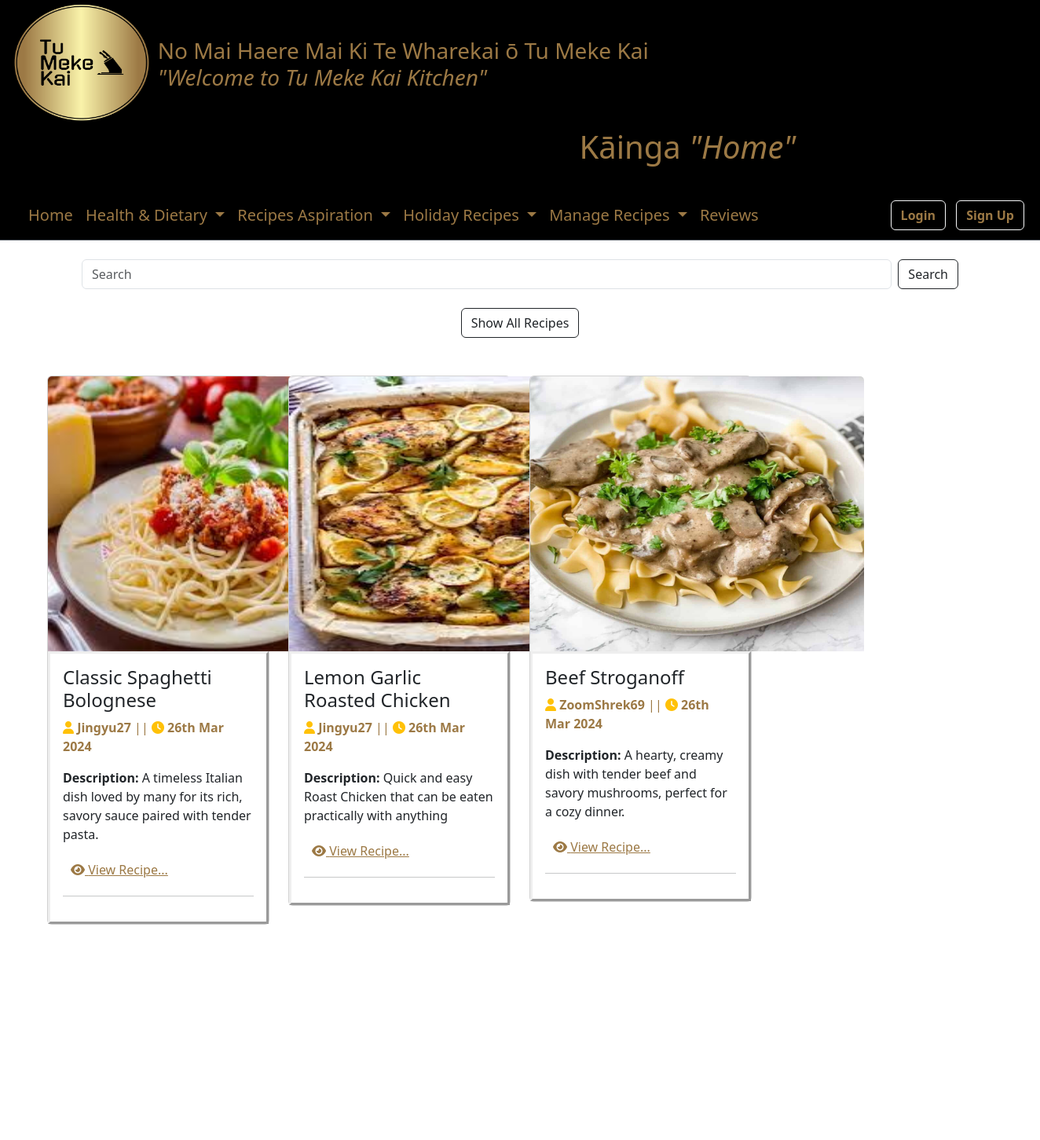
The app's page /recipes/dinner/ (upper part), older data.
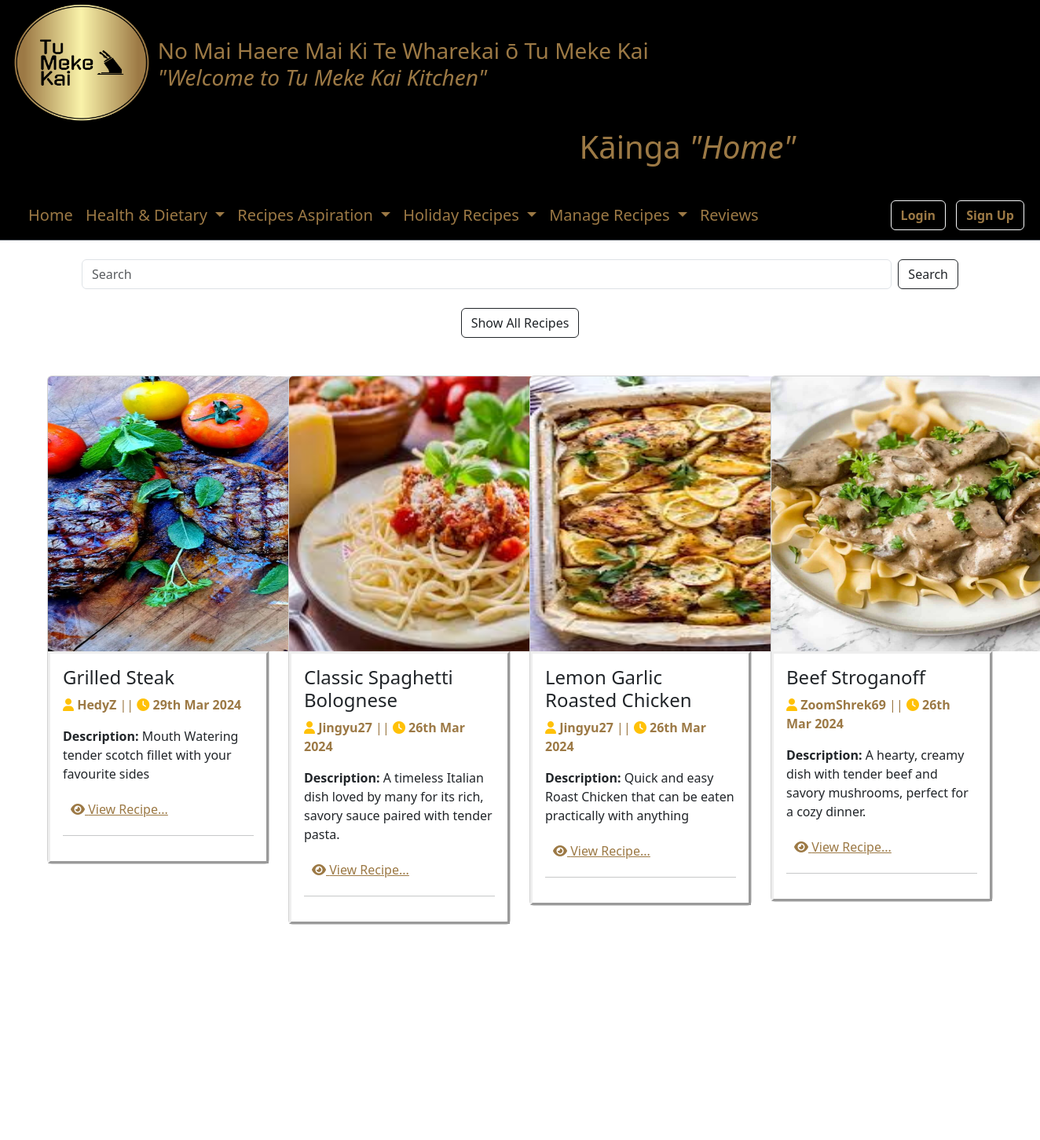
The same page, newer data.
### MyRecipes/models.py (models this page shows, shortened)
class Recipe(models.Model):
    CATEGORY_CHOICES = [
        ('breakfast', 'Breakfast'),
        ('lunch', 'Lunch'),
        ('dinner', 'Dinner'),
        ('dessert', 'Dessert'),
        ('drinks', 'Drinks'),
        ('platter', 'Platter'),
        ('other', 'Other'),
        ('holiday_specials', 'Holiday Specials'),
        ('healthy_choices', 'Healthy Choices'),
        ('healthy', 'Healthy'),
        ('budget_friendly', 'Budget-friendly'),
        ('comfort_food', 'Comfort Food'),
        ('international_cuisine', 'International Cuisine'),
        ('baking', 'Baking'),
        ('grilling_and_bbq', 'Grilling & BBQ'),
        ('vegetarian_vegan', 'Vegetarian/Vegan'),
        ('vegetarian', 'Vegetarian'),
        ('gluten_free', 'Gluten-Free'),
        ('dairy_free', 'Dairy-Free'),
        ('low_carb', 'Low Carb'),
        ('high_protein', 'High Protein'),
        ('keto', 'Keto'),
        ('paleo', 'Paleo'),
        ('whole30', 'Whole30'),
        ('mediterranean', 'Mediterranean'),
        ('asian_inspired', 'Asian-Inspired'),
        ('mexican', 'Mexican'),
        ('italian', 'Italian'),
        ('middle_eastern', 'Middle Eastern'),
        ('new_years', 'New Years'),
        ('mothers_day', 'Mothers Day'),
    ]
    SUBCATEGORY_CHOICES = [
        ('vegetarian', 'Vegetarian'),
        ('vegan', 'Vegan'),
        ('gluten_free', 'Gluten free'),
        ('low_carb', 'Low Carb'),
        ('high_protein', 'High Protein'),
        ('keto', 'Keto'),
        ('other', 'Other'),
        ('paleo', 'Paleo-Friendly'),
        ('whole30', 'Whole30-Compliant'),
        ('mediterranean', 'Mediterranean Diet'),
        ('weight_loss', 'Weight Loss'),
        ('heart_healthy', 'Heart-Healthy'),
        ('diabetes_friendly', 'Diabetes-Friendly'),
        ('nut_free', 'Nut-Free'),
        ('soy_free', 'Soy-Free'),
        ('nutrient_dense', 'Nutrient-Dense'),
        ('light_and_fresh', 'Light & Fresh'),
        ('family_friendly', 'Family-Friendly'),
        ('kid_friendly', 'Kid-Friendly'),
        ('party_appetizers', 'Party Appetizers'),
        ('seasonal_produce', 'Seasonal Produce'),
        ('one_pot_meals', 'One-Pot Meals'),
        ('meal_prep', 'Meal Prep'),
        ('slow_cooker', 'Slow Cooker/Crockpot'),
        ('instant_pot', 'Instant Pot/Pressure Cooker'),
        ('raw_foods', 'Raw Foods'),
        ('superfoods', 'Superfoods'),
        ('detoxifying', 'Detoxifying'),
        ('immune_boosting', 'Immune-Boosting'),
        ('energy_packed', 'Energy-Packed'),
    ]
    title = models.CharField(max_length = 100)
    description = models.TextField()
    author = models.ForeignKey(User, on_delete = models.CASCADE) # is user deleted -- delete recipxes user put up --> FK = 1 (user) - N(recipes)
    category = models.CharField(max_length = 25, choices = CATEGORY_CHOICES, default = "other")
    subcategory = models.CharField(max_length = 25, choices = SUBCATEGORY_CHOICES, default = "other")
    created_at = models.DateTimeField(auto_now_add = True)
    updated_at = models.DateTimeField(auto_now = True)
    tags = models.ManyToManyField(Tag)
    image = models.ImageField(upload_to='Images/', blank=True)
    ingredients = models.TextField(blank=True, null=True)
    instructions = models.TextField(blank=True, null=True)

### MyRecipes/views.py (the view)
# urls.py: path('recipes/dinner/', views.dinner_recipes, name='dinner_recipes'),
def dinner_recipes(request):
    recipes = Recipe.objects.filter(category='dinner')
    return render(request, 'MyRecipes/recipe_list.html', {'recipes': recipes})

### MyRecipes/templates/MyRecipes/recipe_list.html (shortened to what this page needs)
{% extends 'MyRecipes/base.html' %}
{% load static %}
{% block content %}
<div class="container">
    <div class="row mb-4">
        <div class="col-md-12">
            <form class="d-flex justify-content-center">
                <input class="form-control me-2" type="search" placeholder="Search" aria-label="Search" name="search">
                <button class="btn btn-outline-dark prettybtn" type="submit">Search</button>
            </form>
        </div>
    </div>
    <div class="row">
        <div class="col-md-12 mb-4 text-center">
            <a href="{% url 'recipe_all' %}" class="btn btn-outline-dark mb-4 prettybtn">Show All Recipes</a>
        </div>
    </div>
</div>
<div class="container-fluid">
    <div class="row row-cols-3 g-4 px-5">
        {% for recipe in recipes %}
        <div class="col-md-3">
            <div class="card mb-4">
                <img src="{% static '/' %}{{ recipe.image }}" class="card-img-top images-69" alt="{{ recipe.title }}">
                <div class="card-body" style="border-style: outset;">
                    <h4 class="card-title">{{ recipe.title }}</h4>
                    <p class="card-text " style="color: #9c7945;"><i class="fas fa-user text-warning"></i>&nbsp;<strong>{{ recipe.author }}</strong> || <i class="fas fa-clock text-warning"></i>&nbsp;<strong>{{ recipe.updated_at|date:"jS M Y" }}</strong></p>
                    <p class="card-text" ><strong>Description:</strong> {{ recipe.description }}</p>
                    <div class="d-flex justify-content-between align-items-center">
                        <a class="prettybtn x1" href="{% url 'recipes-detail' recipe.pk %}" style="color: #9c7945;"><i class="fas fa-eye"></i> View Recipe...</a>
                    </div>
                    <hr>
                </div>
            </div>
        </div>
        {% endfor %}
    </div>
</div>
{% endblock content %}

### MyRecipes/templates/MyRecipes/base.html (shortened to what this page needs)
{% load static %}
<!DOCTYPE html>
<html lang="en">
<head>
  <link href="https://cdn.jsdelivr.net/npm/bootstrap@5.3.3/dist/css/bootstrap.min.css" rel="stylesheet">
</head>
<body>
{% block header %}
<header class="bg-black">
  <div class="px-3 pb-4 row col-sm container" style="color: #9c7945;">
    <div class="col-md-2">
      <img src="{% static 'Images/Logo.png' %}" class="thumbnail mt-1" style="width: 175px; height: 150px;">
    </div>
    <div class="col-md-10 flex-column justify-content-center align-items-center">
      <h3 class="mt-5">No Mai Haere Mai Ki Te Wharekai ō Tu Meke Kai<br>
        <i>"Welcome to Tu Meke Kai Kitchen"</i>
      </h3>
    <div class="text-center">
      <h1 class="h1 mt-5" style="margin-left: 50%;">Kāinga&nbsp;<i>"Home"</i></h1>
    </div>
    </div>
  </div>
  </header>
{% endblock header %}
{% block nav %}
<nav class="navbar navbar-expand-lg navbar-dark navbar bg-black border-bottom border-body fs-5" data-bs-theme="dark">
  <div class="container-fluid font-weight-bold">
    <div class="collapse navbar-collapse " id="navbarSupportedContent">
      <ul class="navbar-nav me-auto mb-2 mb-lg-0 ">
        <li class="nav-item">
          <a  style="color: #9c7945;" class="nav-link" aria-current="page"  href="{% url 'recipes-home' %}">Home</a>
        </li>
        <li class="nav-item dropdown  ">
          <a  style="color: #9c7945;" class="nav-link dropdown-toggle" href="#" role="button" data-bs-toggle="dropdown" aria-expanded="false">
            Health & Dietary
          </a>
        </li>
          <li class="nav-item dropdown ">
            <a  style="color: #9c7945;" class="nav-link dropdown-toggle" href="#" role="button" data-bs-toggle="dropdown" aria-expanded="false">
              Recipes Aspiration
            </a>
          </li>
          <li class="nav-item dropdown ">
            <a  style="color: #9c7945;" class="nav-link dropdown-toggle" href="#" role="button" data-bs-toggle="dropdown" aria-expanded="false">
              Holiday Recipes
            </a>
          </li>
            <li class="nav-item dropdown">
              <a style="color: #9c7945;" class="nav-link dropdown-toggle" href="#" role="button" data-bs-toggle="dropdown" aria-expanded="false">
                  Manage Recipes
              </a>
          </li>
          <li class="nav-item">
            <a  style="color: #9c7945;" class="nav-link lnk-light" href="#" target="_blank">Reviews</a></li>
        </ul>
        <div>
          {% if user.is_authenticated %}
            <a class="btn btn-outline-light me-2 fw-bold" style="color: #9c7945;" href="{% url 'user-profile' %}">My Profile</a>
            <a class="btn btn-outline-light me-2 fw-bold" style="color: #9c7945;" href="{% url 'user-logout' %}">Logout</a>
          {% else %}
            <a class="btn btn-outline-light me-2 fw-bold" style="color: #9c7945;" href="{% url 'user-login' %}">Login</a>
            <a class="btn btn-outline-light me-2 fw-bold" style="color: #9c7945;" href="{% url 'user-register' %}">Sign Up</a>
          {% endif %}
        </div>
      </div>
    </div>
  </nav>
  {% endblock nav %}
{% block content %}
{% endblock content %}
</body>
</html>

### MyRecipes/templates/MyRecipes/recipe_list.html (style rules this page uses)
body { background-image: url(""); background-attachment: fixed; background-position: center; background-repeat: no-repeat; background-size: 100% 100%; }
.card { margin-bottom: 20px; }
.x1 { padding: 5px 10px; }
.images-69 { height: 350px; width: 425px; }

Row changes from the older to the newer data that the page shows:
now on this page (row edited): Recipe: image (picture), title "Grilled Steak", author "HedyZ", updated_at "29th Mar 2024", description "Mouth Watering tender scotch fillet with your favourite sides"
